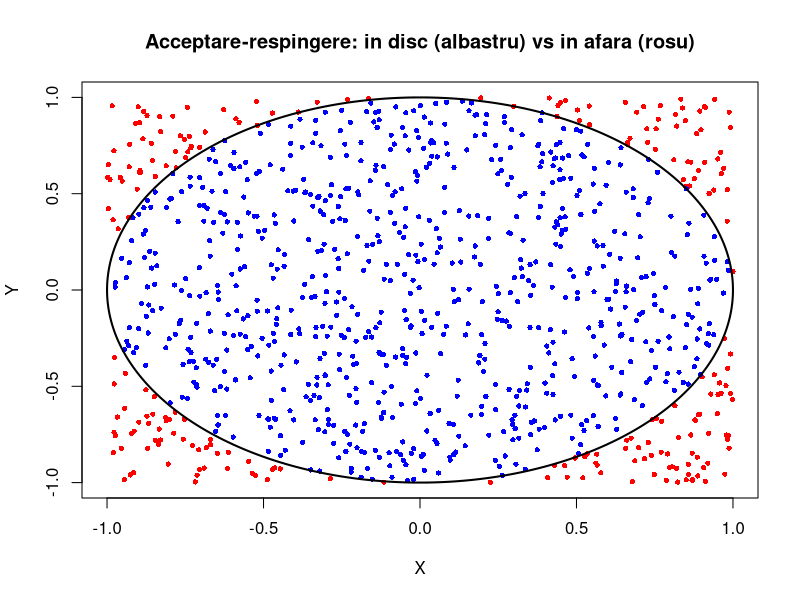

The R script that drew this image:
set.seed(1)

N <- 1000
x <- runif(N, -1, 1)
y <- runif(N, -1, 1)

inside <- (x^2 + y^2 <= 1)

# media distantei pentru punctele acceptate
r_inside <- sqrt(x[inside]^2 + y[inside]^2)
mean_r <- mean(r_inside)

cat("Numar acceptate:", sum(inside), "din", N, "\n")
cat("Media empirica a distantei (doar puncte din disc):", mean_r, "\n")
cat("Media teoretica E[R] = 2/3 =", 2/3, "\n")

# figura
png("ex1/img/accept_reject.png", width = 800, height = 800)
plot(x[!inside], y[!inside],
     xlim = c(-1, 1), ylim = c(-1, 1),
     pch = 16, cex = 0.7, col = "red",
     xlab = "X", ylab = "Y",
     main = "Acceptare-respingere: in disc (albastru) vs in afara (rosu)")
points(x[inside], y[inside], pch = 16, cex = 0.7, col = "blue")
t <- seq(0, 2*pi, length.out = 400)
lines(cos(t), sin(t), lwd = 2)
dev.off()
